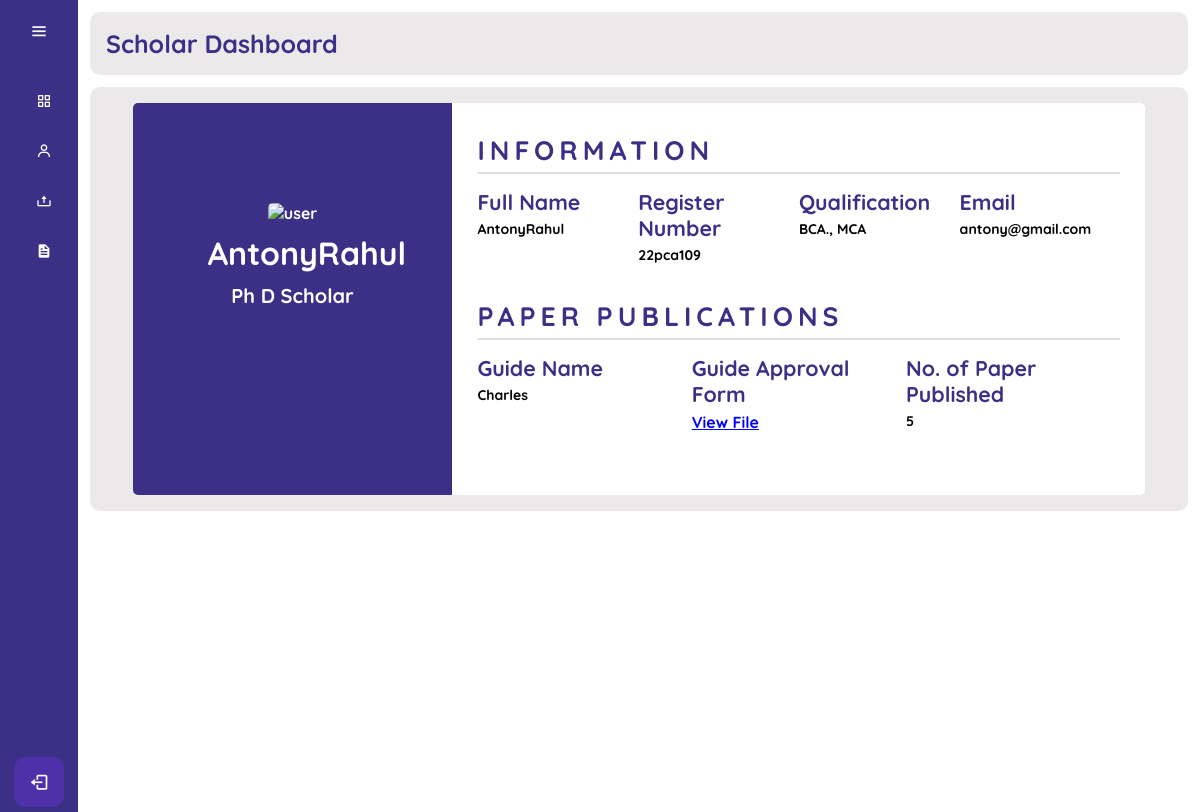
/SD/profile.php (signed in), run on an earlier commit of the app's database.
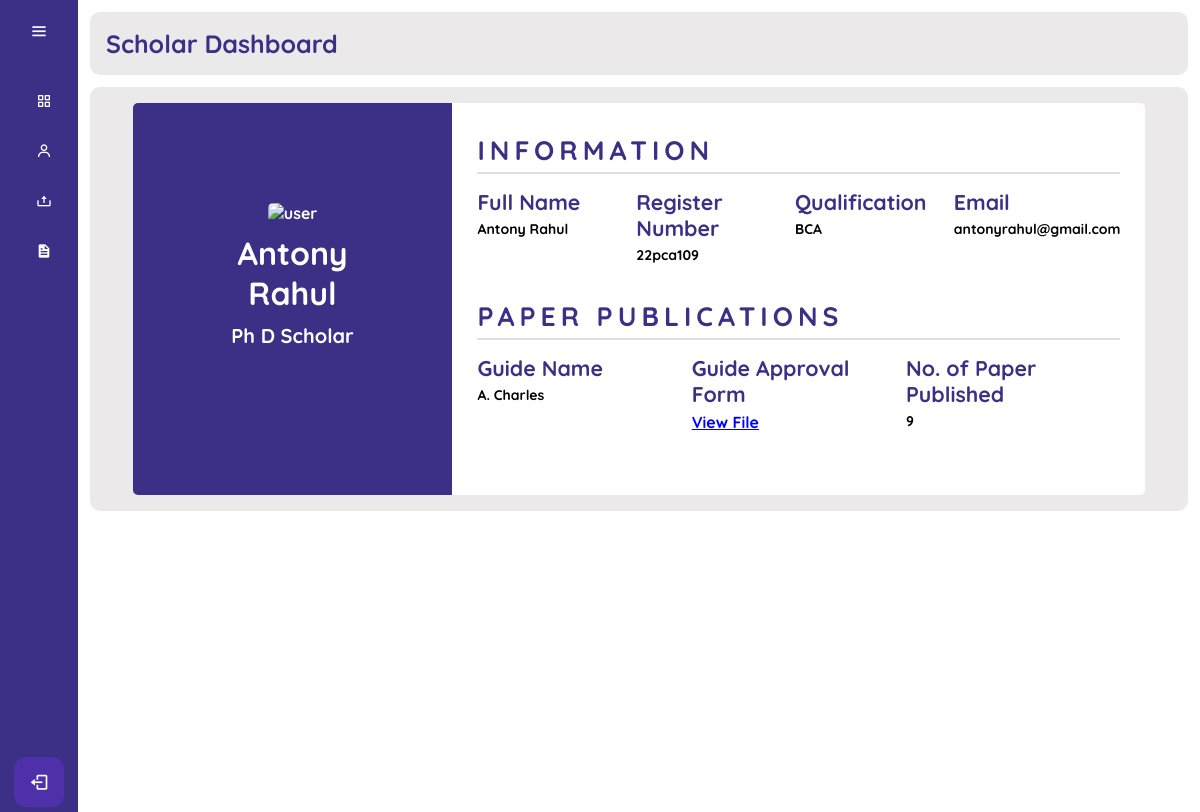
And on a later commit of the database.
### tables this page shows
CREATE TABLE IF NOT EXISTS `staff_detail` (
  `s_id` varchar(100) NOT NULL,
  `email` varchar(100) NOT NULL,
  `name` varchar(100) NOT NULL,
  `guidename` varchar(100) NOT NULL,
  `quali` varchar(100) NOT NULL,
  `npaper` varchar(100) NOT NULL
);

### SD/profile.php (the view, shortened to what this page needs)
<?php
if ($_SESSION['s_id'] && $_SESSION['position'] == 'stud') {
?>
<!DOCTYPE html>
<html lang="en">
<head>
    <link href='https://unpkg.com/boxicons@2.1.4/css/boxicons.min.css' rel='stylesheet'>
    <link rel="stylesheet" href="profile.css" />
    <link rel="stylesheet" href="dstyle.css">
</head>
<body>
    <?php include "dashboard.php"; ?>
    <?php
    include("../database/dbase.php");
    $id = $_SESSION['s_id'];
    $sql = "Select * from staff_detail where s_id='$id'";
    $result = mysqli_query($cn, "$sql");
    $row = $result->fetch_assoc();
    $profilename = $row['name'];
    $quali = $row['quali'];
    $email = $row['email'];
    $s_id = $row['s_id'];
    $guidename = $row['guidename'];
    $paper = $row['npaper'];
    ?>
    <div class="profilecard">
        <div class="wrapper">
            <div class="left">
                <img src="https://makepassportphoto.com/passport_photo.jpeg" alt="user">
                <h4><?php echo $profilename ?></h4>
                <p>Ph D Scholar</p>
            </div>
            <div class="right">
                <div class="info">
                    <h3>Information</h3>
                    <div class="info_data">
                        <div class="data">
                            <h4>Full Name</h4>
                            <p><?php echo $profilename ?></p>
                        </div>
                        <div class="data">
                            <h4>Register Number</h4>
                            <p><?php echo $s_id ?></p>
                        </div>
                        <div class="data">
                            <h4>Qualification</h4>
                            <p><?php echo $quali ?></p>
                        </div>
                        <div class="data">
                            <h4>Email</h4>
                            <p><?php echo $email ?></p>
                        </div>
                    </div>
                </div>
                <div class="projects">
                    <h3>Paper Publications</h3>
                    <div class="projects_data">
                        <div class="data">
                            <h4>Guide Name</h4>
                            <p><?php echo $guidename ?></p>
                        </div>
                        <div class="data">
                            <h4>Guide Approval Form</h4>
                            <a href="#">View File</a>
                        </div>
                        <div class="data">
                            <h4>No. of Paper Published</h4>
                            <p><?php echo $paper ?></p>
                        </div>
                    </div>
                </div>
            </div>
        </div>
    </div>
</body>
</html>
<?php
} else {
    header("location:../Login/index.php");
}
?>

### SD/dashboard.php (shortened to what this page needs)
<!DOCTYPE html>
<html lang="en">
<head>
    <link href='https://unpkg.com/boxicons@2.1.4/css/boxicons.min.css' rel='stylesheet'>
    <link rel="stylesheet" href="dstyle.css"/>
    <link rel="stylesheet" href="https://unicons.iconscout.com/release/v4.0.0/css/line.css">
</head>
<body>
 <div class="sidebar">
    <div class="logo_content">
        <i class="bx bx-menu" id="btn"></i>
    </div>
    <ul class="nav_list">
        <li>
            <a href="index.php">
                <i class="bx bx-grid-alt"></i>
            </a>
        </li>
        <li>
            <a href="profile.php">
                <i class="bx bx-user"></i>
            </a>
        </li>
        <li>
            <a href="uploadfile.php">
            <i class='bx bx-upload' ></i>
            </a>
        </li>
        <li>
            <a href="#">
            <i class='bx bxs-file'></i>
            </a>
        </li>
    </ul>
    <div class="profile_content">
        <div class="profile">
            <a href="../Login/logout.php">
            <i class="bx bx-log-out" id="log_out"></i>
            </a>
        </div>
    </div>
 </div>
 <div class="home_content">
    <div class="text"><h4>Scholar Dashboard</h4></div>
 </div>
</body>
</html>

### SD/profile.css (style rules this page uses)
.profilecard { position: relative; height: 100%; width: calc(100% - 78px); left: 78px; transition: all 0.5s ease; }
.profilecard .wrapper { background: #ebe9e9; padding: 1rem; border-radius: 10px; color: #3B3086; margin: 12px; }
.wrapper { justify-content: center; display: flex; }
.wrapper .left { width: 30%; background: #3B3086; padding: 100px 75px; border-top-left-radius: 5px; border-bottom-left-radius: 5px; text-align: center; color: #fff; }
.wrapper .left img { height: 300px; width: 250px; border-radius: 5px; margin-bottom: 10px; }
.wrapper .left h4 { margin-bottom: 10px; font-size: 24pt; }
.wrapper .left p { font-size: 20px; }
.wrapper .right { width: 65%; background: #fff; padding: 30px 25px; border-top-right-radius: 5px; border-bottom-right-radius: 5px; }
.wrapper .right .info, .wrapper .right .projects { margin-bottom: 25px; }
.wrapper .right .info h3, .wrapper .right .projects h3 { font-size: 20pt; margin-bottom: 15px; padding-bottom: 5px; border-bottom: 2px solid #e0e0e0; color: #3B3086; text-transform: uppercase; letter-spacing: 5px; }
.wrapper .right .info_data, .wrapper .right .projects_data { display: flex; justify-content: space-between; }
.wrapper .right .projects_data a { transition: all 0.3s ease; color: blue; }
.wrapper .right .info_data .data, .wrapper .right .projects_data .data { width: 45%; }
.wrapper .right .info_data .data h4, .wrapper .right .projects_data .data h4 { color: #3B3086; font-size: 16pt; margin-bottom: 5px; }
.wrapper .right .info_data .data p, .wrapper .right .projects_data .data p { font-size: 14px; margin-bottom: 10px; color: black; }

### SD/dstyle.css (style rules this page uses)
* { margin: 0; padding: 0; box-sizing: border-box; font-weight: bold; font-family: 'Quicksand', sans-serif; }
body { position: relative; min-height: 100vh; width: 100%; overflow: hidden; }
.sidebar { position: fixed; top: 0; left: 0; height: 100%; width: 78px; background: #3B3086; padding: 6px 14px; transition: all 0.5s ease; }
.sidebar #btn { position: absolute; color: #fff; left: 50%; top: 6px; font-size: 20px; height: 50px; width: 50px; text-align: center; line-height: 50px; transform: translateX(-50%); }
.sidebar ul { margin-top: 20px; }
.sidebar ul li { position: relative; height: 50px; width: 100%; margin: 0 5px; list-style: none; line-height: 50px; }
.sidebar ul li a { color: #fff; font-weight: bold; display: flex; align-items: center; text-decoration: none; transition: all 0.3s ease; border-radius: 12px; white-space: nowrap; }
.sidebar ul li i { height: 50px; min-width: 50px; border-radius: 12px; line-height: 50px; text-align: center; }
.sidebar .profile_content { position: absolute; color: #fff; bottom: 0; left: 0; width: 100%; }
.sidebar .profile_content .profile { position: relative; padding: 10px 6px; height: 60px; background: none; transition: all 0.3s ease; }
.profile a { color: #fff; }
.profile #log_out { position: absolute; left: 50%; bottom: 5px; transform: translateX(-50%); min-width: 50px; line-height: 50px; font-size: 20px; border-radius: 12px; text-align: center; transition: all 0.3s ease ; background: #4E31AA; }
.home_content { position: relative; height: 100%; width: calc(100% - 78px); left: 78px; transition: all 0.5s ease; }
.home_content .text { background: #ebe9e9; padding: 1rem; border-radius: 10px; font-size: 25px; font-weight: 500; color: #3B3086; margin: 12px; }

What changed in the data, as far as the page shows it:
changed staff_detail "22pca109": name "AntonyRahul" → "Antony Rahul"; quali "BCA., MCA" → "BCA"; email "antony@gmail.com" → "antonyrahul@gmail.com"; guidename "Charles" → "A. Charles"; npaper "5" → "9"
